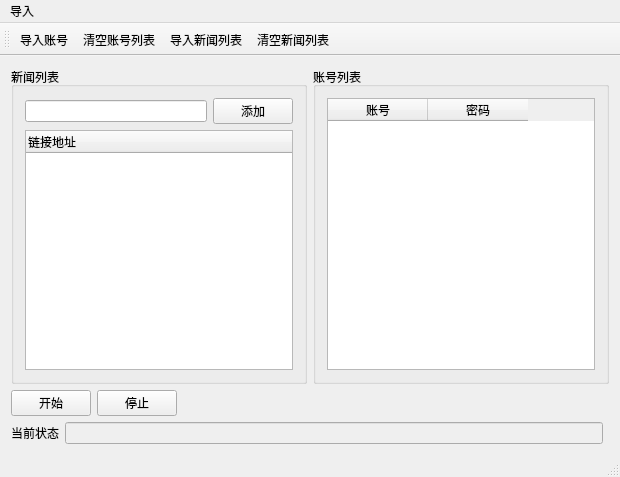
<?xml version="1.0" encoding="UTF-8"?>
<ui version="4.0">
 <class>autobots_toutiaoClass</class>
 <widget class="QMainWindow" name="autobots_toutiaoClass">
  <property name="geometry">
   <rect>
    <x>0</x>
    <y>0</y>
    <width>620</width>
    <height>477</height>
   </rect>
  </property>
  <property name="windowTitle">
   <string>今日头条新闻收藏(微博)</string>
  </property>
  <widget class="QWidget" name="centralWidget">
   <layout class="QGridLayout" name="gridLayout_3">
    <item row="0" column="1">
     <layout class="QHBoxLayout" name="horizontalLayout_3"/>
    </item>
    <item row="1" column="0" colspan="2">
     <layout class="QHBoxLayout" name="horizontalLayout_6">
      <item>
       <widget class="QGroupBox" name="groupBox">
        <property name="sizePolicy">
         <sizepolicy hsizetype="Preferred" vsizetype="Preferred">
          <horstretch>5</horstretch>
          <verstretch>0</verstretch>
         </sizepolicy>
        </property>
        <property name="title">
         <string>新闻列表</string>
        </property>
        <layout class="QGridLayout" name="gridLayout">
         <item row="0" column="0" colspan="2">
          <layout class="QHBoxLayout" name="horizontalLayout_7">
           <item>
            <widget class="QLineEdit" name="lineEdit_comment_id"/>
           </item>
           <item>
            <widget class="QPushButton" name="pushButton_add_comment_id">
             <property name="text">
              <string>添加</string>
             </property>
            </widget>
           </item>
          </layout>
         </item>
         <item row="1" column="0" colspan="2">
          <widget class="QTreeWidget" name="treeWidget_comment_id">
           <property name="sizePolicy">
            <sizepolicy hsizetype="Expanding" vsizetype="Expanding">
             <horstretch>2</horstretch>
             <verstretch>0</verstretch>
            </sizepolicy>
           </property>
           <column>
            <property name="text">
             <string>链接地址</string>
            </property>
           </column>
          </widget>
         </item>
        </layout>
       </widget>
      </item>
      <item>
       <widget class="QGroupBox" name="groupBox_2">
        <property name="sizePolicy">
         <sizepolicy hsizetype="Preferred" vsizetype="Preferred">
          <horstretch>5</horstretch>
          <verstretch>0</verstretch>
         </sizepolicy>
        </property>
        <property name="title">
         <string>账号列表</string>
        </property>
        <layout class="QGridLayout" name="gridLayout_2">
         <item row="0" column="0">
          <widget class="QTableWidget" name="tableWidget_account_id">
           <column>
            <property name="text">
             <string>账号</string>
            </property>
           </column>
           <column>
            <property name="text">
             <string>密码</string>
            </property>
           </column>
          </widget>
         </item>
        </layout>
       </widget>
      </item>
     </layout>
    </item>
    <item row="2" column="0" colspan="2">
     <layout class="QHBoxLayout" name="horizontalLayout_10">
      <item>
       <layout class="QHBoxLayout" name="horizontalLayout_5">
        <item>
         <widget class="QPushButton" name="pushButton_start">
          <property name="text">
           <string>开始</string>
          </property>
         </widget>
        </item>
        <item>
         <widget class="QPushButton" name="pushButton_pause">
          <property name="text">
           <string>停止</string>
          </property>
         </widget>
        </item>
       </layout>
      </item>
      <item>
       <spacer name="horizontalSpacer">
        <property name="orientation">
         <enum>Qt::Horizontal</enum>
        </property>
        <property name="sizeHint" stdset="0">
         <size>
          <width>40</width>
          <height>20</height>
         </size>
        </property>
       </spacer>
      </item>
      <item>
       <layout class="QHBoxLayout" name="horizontalLayout_9"/>
      </item>
     </layout>
    </item>
    <item row="3" column="0">
     <layout class="QHBoxLayout" name="horizontalLayout">
      <item>
       <widget class="QLabel" name="label_1">
        <property name="text">
         <string>当前状态</string>
        </property>
       </widget>
      </item>
      <item>
       <widget class="QLineEdit" name="lineEdit_msg">
        <property name="enabled">
         <bool>false</bool>
        </property>
       </widget>
      </item>
     </layout>
    </item>
   </layout>
  </widget>
  <widget class="QMenuBar" name="menuBar">
   <property name="geometry">
    <rect>
     <x>0</x>
     <y>0</y>
     <width>620</width>
     <height>23</height>
    </rect>
   </property>
   <widget class="QMenu" name="menu">
    <property name="title">
     <string>导入</string>
    </property>
    <addaction name="action_from_txt"/>
    <addaction name="action_import_commentid"/>
   </widget>
   <addaction name="menu"/>
  </widget>
  <widget class="QToolBar" name="mainToolBar">
   <attribute name="toolBarArea">
    <enum>TopToolBarArea</enum>
   </attribute>
   <attribute name="toolBarBreak">
    <bool>false</bool>
   </attribute>
   <addaction name="action_from_txt"/>
   <addaction name="action_clear_accounts"/>
   <addaction name="action_import_commentid"/>
   <addaction name="action_clear_comments"/>
  </widget>
  <widget class="QStatusBar" name="statusBar"/>
  <action name="action_from_txt">
   <property name="text">
    <string>导入账号</string>
   </property>
   <property name="toolTip">
    <string>txt文本</string>
   </property>
  </action>
  <action name="action_import_commentid">
   <property name="text">
    <string>导入新闻列表</string>
   </property>
  </action>
  <action name="action_clear_comments">
   <property name="text">
    <string>清空新闻列表</string>
   </property>
  </action>
  <action name="action_clear_accounts">
   <property name="text">
    <string>清空账号列表</string>
   </property>
  </action>
 </widget>
 <layoutdefault spacing="6" margin="11"/>
 <resources>
  <include location="autobots_toutiao.qrc"/>
 </resources>
 <connections/>
</ui>
